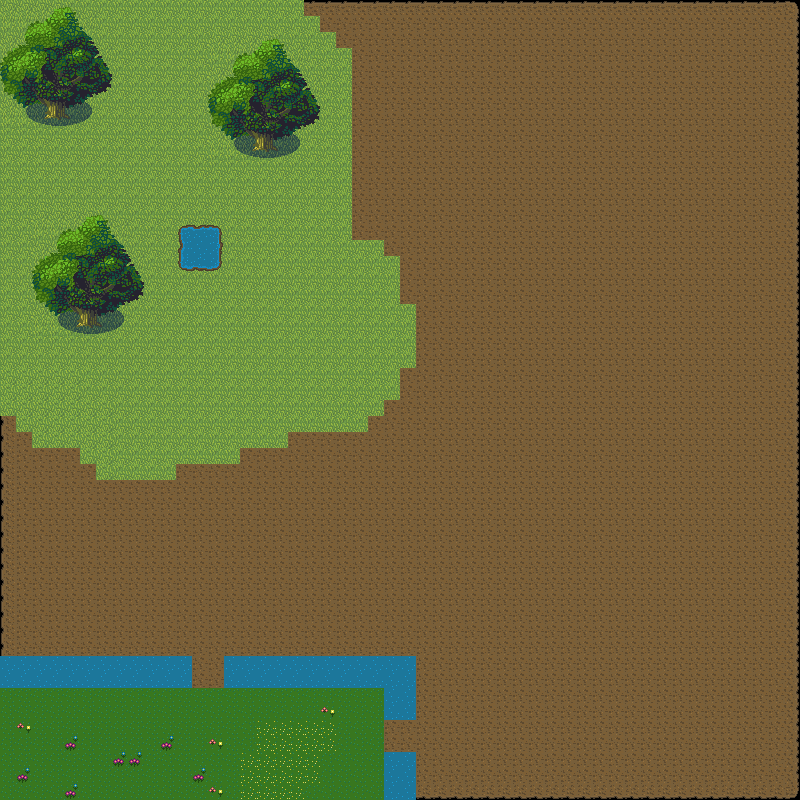

This is a level from a 2D game, rendered from its Tiled map with the project's own tilesets. A one-line summary and the map file follow, with tile-layer data summarised:
An orthogonal 50x50 tile map with 16x16 px tiles, 3 tile layers (Base, Greenery, Obstructions), 4 tilesets and 5 objects.

<map version="1.2" tiledversion="1.2.0" orientation="orthogonal" renderorder="right-down" width="50" height="50" tilewidth="16" tileheight="16" infinite="0" nextlayerid="5" nextobjectid="1">
 <tileset firstgid="1" name="TileCraftGroundSetVersion2" tilewidth="16" tileheight="16" tilecount="81" columns="9">
  <image source="../tiles/TileCraftGroundSetVersion2.png" trans="ff00ff" width="144" height="144" />
 </tileset>
 <tileset firstgid="82" name="Green Portal Sprite Sheet" tilewidth="16" tileheight="16" tilecount="384" columns="32">
  <image source="../tiles/Green Portal Sprite Sheet.png" trans="ff00ff" width="512" height="192" />
 </tileset>
 <tileset firstgid="466" name="Purple Portal Sprite Sheet" tilewidth="16" tileheight="16" tilecount="384" columns="32">
  <image source="../tiles/Purple Portal Sprite Sheet.png" trans="ff00ff" width="512" height="192" />
 </tileset>
 <tileset firstgid="850" name="trees-and-bushes" tilewidth="16" tileheight="16" tilecount="180" columns="18">
  <image source="../tiles/trees-and-bushes.png" trans="ff00ff" width="288" height="160" />
  <tile id="3">
   <objectgroup draworder="index">
    <object id="1" x="2" y="7.27273" width="13.6364" height="8.72727" />
   </objectgroup>
  </tile>
  <tile id="4">
   <objectgroup draworder="index">
    <object id="4" x="0.363636" y="6.90909" width="10.9091" height="9.09091" />
   </objectgroup>
  </tile>
  <tile id="19">
   <objectgroup draworder="index">
    <object id="1" x="10.3636" y="5.45455" width="5.45455" height="10.5455" />
   </objectgroup>
  </tile>
  <tile id="20">
   <objectgroup draworder="index">
    <object id="2" x="-0.181818" y="3.09091" width="16" height="12.9091" />
   </objectgroup>
  </tile>
  <tile id="37">
   <objectgroup draworder="index">
    <object id="4" x="7.81818" y="8" />
   </objectgroup>
  </tile>
 </tileset>
 <layer id="2" name="Base" width="50" height="50">
  <data>[2500 cells, 2500 non-empty, 9 distinct tile ids]</data>
 </layer>
 <layer id="4" name="Greenery" width="50" height="50">
  <data>[2500 cells, 823 non-empty, 6 distinct tile ids]</data>
 </layer>
 <layer id="3" name="Obstructions" width="50" height="50">
  <data>[2500 cells, 217 non-empty, 59 distinct tile ids]</data>
 </layer>
</map>
